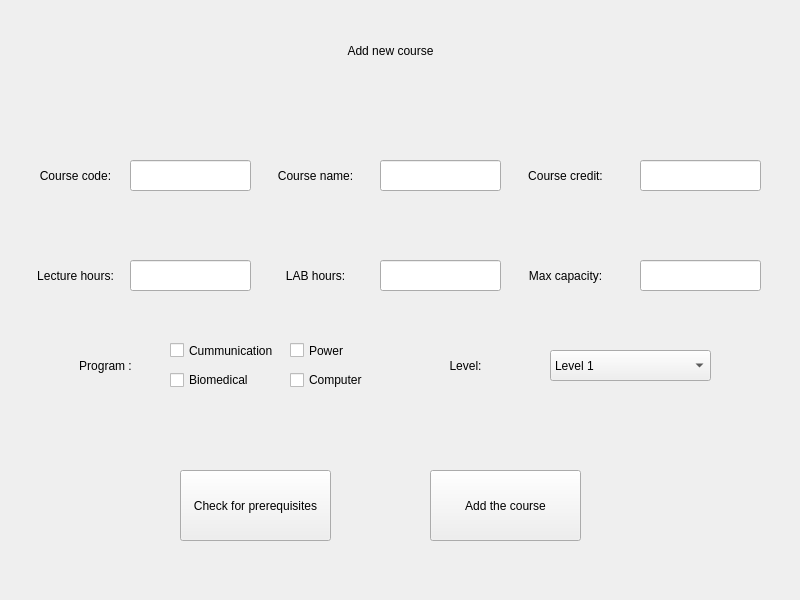
<?xml version="1.0" encoding="UTF-8"?>
<ui version="4.0">
 <class>MainWindow</class>
 <widget class="QMainWindow" name="MainWindow">
  <property name="geometry">
   <rect>
    <x>0</x>
    <y>0</y>
    <width>800</width>
    <height>600</height>
   </rect>
  </property>
  <property name="windowTitle">
   <string>MainWindow</string>
  </property>
  <widget class="QWidget" name="centralwidget">
   <widget class="QLabel" name="label">
    <property name="geometry">
     <rect>
      <x>100</x>
      <y>10</y>
      <width>581</width>
      <height>81</height>
     </rect>
    </property>
    <property name="styleSheet">
     <string notr="true">font: 36pt &quot;Rockwell&quot;;
</string>
    </property>
    <property name="text">
     <string>Add new course</string>
    </property>
    <property name="alignment">
     <set>Qt::AlignCenter</set>
    </property>
   </widget>
   <widget class="QLineEdit" name="lineEdit_CourseCode">
    <property name="geometry">
     <rect>
      <x>130</x>
      <y>160</y>
      <width>121</width>
      <height>31</height>
     </rect>
    </property>
    <property name="styleSheet">
     <string notr="true">font: 12pt &quot;rockwell&quot;</string>
    </property>
    <property name="alignment">
     <set>Qt::AlignCenter</set>
    </property>
   </widget>
   <widget class="QPushButton" name="pushButton_CheckPrerequisites">
    <property name="geometry">
     <rect>
      <x>180</x>
      <y>470</y>
      <width>151</width>
      <height>71</height>
     </rect>
    </property>
    <property name="styleSheet">
     <string notr="true">font: 10pt &quot;Rockwell&quot;</string>
    </property>
    <property name="text">
     <string>Check for prerequisites</string>
    </property>
   </widget>
   <widget class="QPushButton" name="pushButton_AddCourse">
    <property name="geometry">
     <rect>
      <x>430</x>
      <y>470</y>
      <width>151</width>
      <height>71</height>
     </rect>
    </property>
    <property name="styleSheet">
     <string notr="true">font: 12pt &quot;Rockwell&quot;</string>
    </property>
    <property name="text">
     <string>Add the course</string>
    </property>
   </widget>
   <widget class="QLineEdit" name="lineEdit_CourseName">
    <property name="geometry">
     <rect>
      <x>380</x>
      <y>160</y>
      <width>121</width>
      <height>31</height>
     </rect>
    </property>
    <property name="styleSheet">
     <string notr="true">font: 12pt &quot;rockwell&quot;</string>
    </property>
    <property name="alignment">
     <set>Qt::AlignCenter</set>
    </property>
   </widget>
   <widget class="QLineEdit" name="lineEdit_CourseCredit">
    <property name="geometry">
     <rect>
      <x>640</x>
      <y>160</y>
      <width>121</width>
      <height>31</height>
     </rect>
    </property>
    <property name="styleSheet">
     <string notr="true">font: 12pt &quot;rockwell&quot;</string>
    </property>
    <property name="alignment">
     <set>Qt::AlignCenter</set>
    </property>
   </widget>
   <widget class="QLineEdit" name="lineEdit_MaxCapacity">
    <property name="geometry">
     <rect>
      <x>640</x>
      <y>260</y>
      <width>121</width>
      <height>31</height>
     </rect>
    </property>
    <property name="styleSheet">
     <string notr="true">font: 12pt &quot;rockwell&quot;</string>
    </property>
    <property name="alignment">
     <set>Qt::AlignCenter</set>
    </property>
   </widget>
   <widget class="QLineEdit" name="lineEdit_LectureHours">
    <property name="geometry">
     <rect>
      <x>130</x>
      <y>260</y>
      <width>121</width>
      <height>31</height>
     </rect>
    </property>
    <property name="styleSheet">
     <string notr="true">font: 12pt &quot;rockwell&quot;</string>
    </property>
    <property name="alignment">
     <set>Qt::AlignCenter</set>
    </property>
   </widget>
   <widget class="QLineEdit" name="lineEdit_LabHours">
    <property name="geometry">
     <rect>
      <x>380</x>
      <y>260</y>
      <width>121</width>
      <height>31</height>
     </rect>
    </property>
    <property name="styleSheet">
     <string notr="true">font: 12pt &quot;rockwell&quot;</string>
    </property>
    <property name="alignment">
     <set>Qt::AlignCenter</set>
    </property>
   </widget>
   <widget class="QLabel" name="label_2">
    <property name="geometry">
     <rect>
      <x>-10</x>
      <y>160</y>
      <width>171</width>
      <height>31</height>
     </rect>
    </property>
    <property name="styleSheet">
     <string notr="true">font: 12pt &quot;rockwell&quot;</string>
    </property>
    <property name="text">
     <string>Course code:</string>
    </property>
    <property name="alignment">
     <set>Qt::AlignCenter</set>
    </property>
   </widget>
   <widget class="QLabel" name="label_3">
    <property name="geometry">
     <rect>
      <x>230</x>
      <y>160</y>
      <width>171</width>
      <height>31</height>
     </rect>
    </property>
    <property name="styleSheet">
     <string notr="true">font: 12pt &quot;rockwell&quot;</string>
    </property>
    <property name="text">
     <string>Course name:</string>
    </property>
    <property name="alignment">
     <set>Qt::AlignCenter</set>
    </property>
   </widget>
   <widget class="QLabel" name="label_4">
    <property name="geometry">
     <rect>
      <x>480</x>
      <y>160</y>
      <width>171</width>
      <height>31</height>
     </rect>
    </property>
    <property name="styleSheet">
     <string notr="true">font: 12pt &quot;rockwell&quot;</string>
    </property>
    <property name="text">
     <string>Course credit:</string>
    </property>
    <property name="alignment">
     <set>Qt::AlignCenter</set>
    </property>
   </widget>
   <widget class="QLabel" name="label_5">
    <property name="geometry">
     <rect>
      <x>-10</x>
      <y>260</y>
      <width>171</width>
      <height>31</height>
     </rect>
    </property>
    <property name="styleSheet">
     <string notr="true">font: 12pt &quot;rockwell&quot;</string>
    </property>
    <property name="text">
     <string>Lecture hours:</string>
    </property>
    <property name="alignment">
     <set>Qt::AlignCenter</set>
    </property>
   </widget>
   <widget class="QLabel" name="label_6">
    <property name="geometry">
     <rect>
      <x>230</x>
      <y>260</y>
      <width>171</width>
      <height>31</height>
     </rect>
    </property>
    <property name="styleSheet">
     <string notr="true">font: 12pt &quot;rockwell&quot;</string>
    </property>
    <property name="text">
     <string>LAB hours:</string>
    </property>
    <property name="alignment">
     <set>Qt::AlignCenter</set>
    </property>
   </widget>
   <widget class="QLabel" name="label_7">
    <property name="geometry">
     <rect>
      <x>480</x>
      <y>260</y>
      <width>171</width>
      <height>31</height>
     </rect>
    </property>
    <property name="styleSheet">
     <string notr="true">font: 12pt &quot;rockwell&quot;</string>
    </property>
    <property name="text">
     <string>Max capacity:</string>
    </property>
    <property name="alignment">
     <set>Qt::AlignCenter</set>
    </property>
   </widget>
   <widget class="QComboBox" name="comboBox_Level">
    <property name="geometry">
     <rect>
      <x>550</x>
      <y>350</y>
      <width>161</width>
      <height>31</height>
     </rect>
    </property>
    <property name="styleSheet">
     <string notr="true">font: 12pt &quot;Rockwell&quot;</string>
    </property>
    <item>
     <property name="text">
      <string>Level 1</string>
     </property>
    </item>
    <item>
     <property name="text">
      <string>Level 2</string>
     </property>
    </item>
    <item>
     <property name="text">
      <string>Level 3</string>
     </property>
    </item>
    <item>
     <property name="text">
      <string>Level 4</string>
     </property>
    </item>
   </widget>
   <widget class="QLabel" name="label_8">
    <property name="geometry">
     <rect>
      <x>20</x>
      <y>350</y>
      <width>171</width>
      <height>31</height>
     </rect>
    </property>
    <property name="styleSheet">
     <string notr="true">font: 12pt &quot;rockwell&quot;</string>
    </property>
    <property name="text">
     <string>Program :</string>
    </property>
    <property name="alignment">
     <set>Qt::AlignCenter</set>
    </property>
   </widget>
   <widget class="QLabel" name="label_9">
    <property name="geometry">
     <rect>
      <x>380</x>
      <y>350</y>
      <width>171</width>
      <height>31</height>
     </rect>
    </property>
    <property name="styleSheet">
     <string notr="true">font: 12pt &quot;rockwell&quot;</string>
    </property>
    <property name="text">
     <string>Level:</string>
    </property>
    <property name="alignment">
     <set>Qt::AlignCenter</set>
    </property>
   </widget>
   <widget class="QCheckBox" name="checkBox_Communication">
    <property name="geometry">
     <rect>
      <x>170</x>
      <y>340</y>
      <width>111</width>
      <height>21</height>
     </rect>
    </property>
    <property name="styleSheet">
     <string notr="true">font: 9pt &quot;Rockwell&quot;</string>
    </property>
    <property name="text">
     <string>Cummunication</string>
    </property>
   </widget>
   <widget class="QCheckBox" name="checkBox_Biomedical">
    <property name="geometry">
     <rect>
      <x>170</x>
      <y>370</y>
      <width>81</width>
      <height>20</height>
     </rect>
    </property>
    <property name="styleSheet">
     <string notr="true">font: 9pt &quot;Rockwell&quot;</string>
    </property>
    <property name="text">
     <string>Biomedical</string>
    </property>
   </widget>
   <widget class="QCheckBox" name="checkBox_Computer">
    <property name="geometry">
     <rect>
      <x>290</x>
      <y>370</y>
      <width>81</width>
      <height>20</height>
     </rect>
    </property>
    <property name="styleSheet">
     <string notr="true">font: 9pt &quot;Rockwell&quot;</string>
    </property>
    <property name="text">
     <string>Computer</string>
    </property>
   </widget>
   <widget class="QCheckBox" name="checkBox_Power">
    <property name="geometry">
     <rect>
      <x>290</x>
      <y>340</y>
      <width>111</width>
      <height>21</height>
     </rect>
    </property>
    <property name="styleSheet">
     <string notr="true">font: 9pt &quot;Rockwell&quot;</string>
    </property>
    <property name="text">
     <string>Power</string>
    </property>
   </widget>
  </widget>
  <widget class="QMenuBar" name="menubar">
   <property name="geometry">
    <rect>
     <x>0</x>
     <y>0</y>
     <width>800</width>
     <height>26</height>
    </rect>
   </property>
  </widget>
 </widget>
 <resources/>
 <connections/>
</ui>
